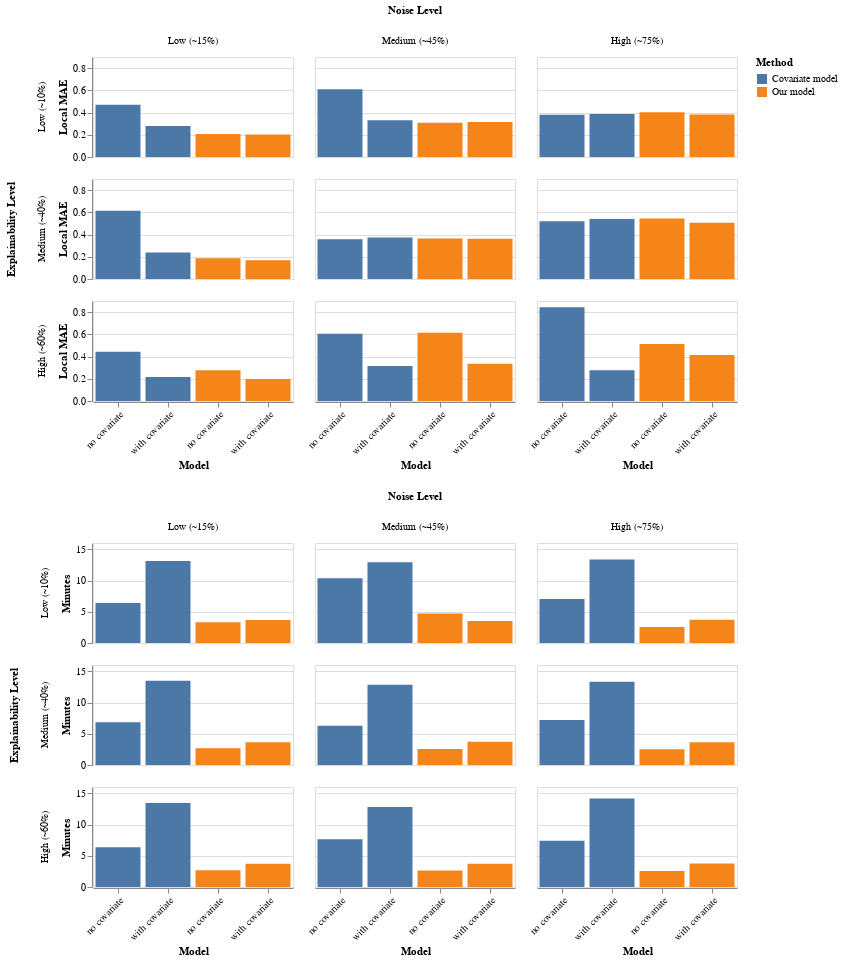

Notebook cell for this chart:
### Code cell
plots = []
relabel = ""
for idx, param in zip(df["Partial Index"], df["Config"]):
    relabel += f"datum.label == {idx} ? '{param}' :"
relabel += "'NA'"
for field in ["Local MAE", "Local MSE", "Global MAE", "Global MSE", "Minutes"]:
    plots.append(alt.Chart(df).mark_bar().encode(
        x = alt.X(
            field="Partial Index",
            type="nominal",
            title="Model",
            axis=alt.Axis(labelExpr=relabel, labelAngle=-45),
            sort=alt.Sort(field="Index"),
        ),
        y = alt.Y(field=field, type="quantitative"),
        color = alt.Column(
            field="Method",
            sort=alt.Sort(field="Index"),
            title="Method",
        ),
    ).properties(
        width=200,
        height=100,
    ).facet(
        row=alt.Row(field="Explainability Level", sort=alt.Sort(field="Index")),
        column=alt.Column(field="Noise Level", sort=alt.Sort(field="Index")),
    ))
plots[0] & plots[4]

### Figure 1 — Vega-Lite specification as saved in the notebook (floating-point values rounded to 4 significant figures)
{"config": {"view": {"continuousWidth": 300, "continuousHeight": 300}}, "vconcat": [{"facet": {"column": {"field": "Noise Level", "sort": {"field": "Index"}}, "row": {"field": "Explainability Level", "sort": {"field": "Index"}}}, "spec": {"mark": {"type": "bar"}, "encoding": {"color": {"field": "Method", "sort": {"field": "Index"}, "title": "Method"}, "x": {"axis": {"labelAngle": -45, "labelExpr": "datum.label == 0 ? 'no covariate' :datum.label == 1 ? 'with covariate' :datum.label == 0 ? 'no covariate' :datum.label == 1 ? 'with covariate' :datum.label == 0 ? 'no covariate' :datum.label == 1 ? 'with covariate' :datum.label == 0 ? 'no covariate' :datum.label == 1 ? 'with covariate' :datum.label == 0 ? 'no covariate' :datum.label == 1 ? 'with covariate' :datum.label == 0 ? 'no covariate' :datum.label == 1 ? 'with covariate' :datum.label == 0 ? 'no covariate' :datum.label == 1 ? 'with covariate' :datum.label == 0 ? 'no covariate' :datum.label == 1 ? 'with covariate' :datum.label == 0 ? 'no covariate' :datum.label == 1 ? 'with covariate' :datum.label == 2 ? 'no covariate' :datum.label == 3 ? 'with covariate' :datum.label == 2 ? 'no covariate' :datum.label == 3 ? 'with covariate' :datum.label == 2 ? 'no covariate' :datum.label == 3 ? 'with covariate' :datum.label == 2 ? 'no covariate' :datum.label == 3 ? 'with covariate' :datum.label == 2 ? 'no covariate' :datum.label == 3 ? 'with covariate' :datum.label == 2 ? 'no covariate' :datum.label == 3 ? 'with covariate' :datum.label == 2 ? 'no covariate' :datum.label == 3 ? 'with covariate' :datum.label == 2 ? 'no covariate' :datum.label == 3 ? 'with covariate' :datum.label == 2 ? 'no covariate' :datum.label == 3 ? 'with covariate' :'NA'"}, "field": "Partial Index", "sort": {"field": "Index"}, "title": "Model", "type": "nominal"}, "y": {"field": "Local MAE", "type": "quantitative"}}, "height": 100, "width": 200}}, {"facet": {"column": {"field": "Noise Level", "sort": {"field": "Index"}}, "row": {"field": "Explainability Level", "sort": {"field": "Index"}}}, "spec": {"mark": {"type": "bar"}, "encoding": {"color": {"field": "Method", "sort": {"field": "Index"}, "title": "Method"}, "x": {"axis": {"labelAngle": -45, "labelExpr": "datum.label == 0 ? 'no covariate' :datum.label == 1 ? 'with covariate' :datum.label == 0 ? 'no covariate' :datum.label == 1 ? 'with covariate' :datum.label == 0 ? 'no covariate' :datum.label == 1 ? 'with covariate' :datum.label == 0 ? 'no covariate' :datum.label == 1 ? 'with covariate' :datum.label == 0 ? 'no covariate' :datum.label == 1 ? 'with covariate' :datum.label == 0 ? 'no covariate' :datum.label == 1 ? 'with covariate' :datum.label == 0 ? 'no covariate' :datum.label == 1 ? 'with covariate' :datum.label == 0 ? 'no covariate' :datum.label == 1 ? 'with covariate' :datum.label == 0 ? 'no covariate' :datum.label == 1 ? 'with covariate' :datum.label == 2 ? 'no covariate' :datum.label == 3 ? 'with covariate' :datum.label == 2 ? 'no covariate' :datum.label == 3 ? 'with covariate' :datum.label == 2 ? 'no covariate' :datum.label == 3 ? 'with covariate' :datum.label == 2 ? 'no covariate' :datum.label == 3 ? 'with covariate' :datum.label == 2 ? 'no covariate' :datum.label == 3 ? 'with covariate' :datum.label == 2 ? 'no covariate' :datum.label == 3 ? 'with covariate' :datum.label == 2 ? 'no covariate' :datum.label == 3 ? 'with covariate' :datum.label == 2 ? 'no covariate' :datum.label == 3 ? 'with covariate' :datum.label == 2 ? 'no covariate' :datum.label == 3 ? 'with covariate' :'NA'"}, "field": "Partial Index", "sort": {"field": "Index"}, "title": "Model", "type": "nominal"}, "y": {"field": "Minutes", "type": "quantitative"}}, "height": 100, "width": 200}}], "data": {"name": "data-dabf55b2aeb15c6c8f736b5993df3df3"}, "$schema": "https://vega.github.io/schema/vega-lite/v5.20.1.json", "datasets": {"data-dabf55b2aeb15c6c8f736b5993df3df3": [{"Model": "covariate, no covariate", "Execution time": 383.8, "Local MAE": 0.4712, "Local MSE": 0.03892, "Global MAE": 0.4234, "Global MSE": 0.128, "MCMC": true, "Iterations": 2000, "Burned": 30000, "Chains": 4, "Thinning": 10, "BUGS": "JAGS", "Noise": 0.1691, "Explainability": 0.08358, "Method": "Covariate model", "Config": "no covariate", "Method Position": 1, "Config Position": 2, "Index": 0, "Minutes": 6.397, "Partial Index": 0, "Explainability Level": "Low (~10%)", "Noise Level": "Low (~15%)"}, {"Model": "covariate, with covariate", "Execution time": 786.9, "Local MAE": 0.2789, "Local MSE": 0.02469, "Global MAE": 0.2388, "Global MSE": 0.07057, "MCMC": true, "Iterations": 2000, "Burned": 30000, "Chains": 4, "Thinning": 10, "BUGS": "JAGS", "Noise": 0.1691, "Explainability": 0.08358, "Method": "Covariate model", "Config": "with covariate", "Method Position": 1, "Config Position": 3, "Index": 1, "Minutes": 13.11, "Partial Index": 1, "Explainability Level": "Low (~10%)", "Noise Level": "Low (~15%)"}, {"Model": "covariate, no covariate", "Execution time": 410.9, "Local MAE": 0.6151, "Local MSE": 0.05511, "Global MAE": 0.556, "Global MSE": 0.1906, "MCMC": true, "Iterations": 2000, "Burned": 30000, "Chains": 4, "Thinning": 10, "BUGS": "JAGS", "Noise": 0.1623, "Explainability": 0.3946, "Method": "Covariate model", "Config": "no covariate", "Method Position": 1, "Config Position": 6, "Index": 2, "Minutes": 6.849, "Partial Index": 0, "Explainability Level": "Medium (~40%)", "Noise Level": "Low (~15%)"}, {"Model": "covariate, with covariate", "Execution time": 810.0, "Local MAE": 0.2381, "Local MSE": 0.02227, "Global MAE": 0.1936, "Global MSE": 0.0602, "MCMC": true, "Iterations": 2000, "Burned": 30000, "Chains": 4, "Thinning": 10, "BUGS": "JAGS", "Noise": 0.1623, "Explainability": 0.3946, "Method": "Covariate model", "Config": "with covariate", "Method Position": 1, "Config Position": 7, "Index": 3, "Minutes": 13.5, "Partial Index": 1, "Explainability Level": "Medium (~40%)", "Noise Level": "Low (~15%)"}, {"Model": "covariate, no covariate", "Execution time": 381.2, "Local MAE": 0.4435, "Local MSE": 0.03254, "Global MAE": 0.3159, "Global MSE": 0.08879, "MCMC": true, "Iterations": 2000, "Burned": 30000, "Chains": 4, "Thinning": 10, "BUGS": "JAGS", "Noise": 0.1559, "Explainability": 0.6998, "Method": "Covariate model", "Config": "no covariate", "Method Position": 1, "Config Position": 10, "Index": 4, "Minutes": 6.354, "Partial Index": 0, "Explainability Level": "High (~60%)", "Noise Level": "Low (~15%)"}, {"Model": "covariate, with covariate", "Execution time": 805.3, "Local MAE": 0.2153, "Local MSE": 0.01939, "Global MAE": 0.1645, "Global MSE": 0.04664, "MCMC": true, "Iterations": 2000, "Burned": 30000, "Chains": 4, "Thinning": 10, "BUGS": "JAGS", "Noise": 0.1559, "Explainability": 0.6998, "Method": "Covariate model", "Config": "with covariate", "Method Position": 1, "Config Position": 11, "Index": 5, "Minutes": 13.42, "Partial Index": 1, "Explainability Level": "High (~60%)", "Noise Level": "Low (~15%)"}, {"Model": "covariate, no covariate", "Execution time": 622.0, "Local MAE": 0.6099, "Local MSE": 0.06139, "Global MAE": 0.4694, "Global MSE": 0.1994, "MCMC": true, "Iterations": 2000, "Burned": 30000, "Chains": 4, "Thinning": 10, "BUGS": "JAGS", "Noise": 0.4782, "Explainability": 0.1013, "Method": "Covariate model", "Config": "no covariate", "Method Position": 1, "Config Position": 14, "Index": 6, "Minutes": 10.37, "Partial Index": 0, "Explainability Level": "Low (~10%)", "Noise Level": "Medium (~45%)"}, {"Model": "covariate, with covariate", "Execution time": 776.0, "Local MAE": 0.3316, "Local MSE": 0.0285, "Global MAE": 0.2114, "Global MSE": 0.05934, "MCMC": true, "Iterations": 2000, "Burned": 30000, "Chains": 4, "Thinning": 10, "BUGS": "JAGS", "Noise": 0.4782, "Explainability": 0.1013, "Method": "Covariate model", "Config": "with covariate", "Method Position": 1, "Config Position": 15, "Index": 7, "Minutes": 12.93, "Partial Index": 1, "Explainability Level": "Low (~10%)", "Noise Level": "Medium (~45%)"}, {"Model": "covariate, no covariate", "Execution time": 377.7, "Local MAE": 0.3574, "Local MSE": 0.05654, "Global MAE": 0.286, "Global MSE": 0.09141, "MCMC": true, "Iterations": 2000, "Burned": 30000, "Chains": 4, "Thinning": 10, "BUGS": "JAGS", "Noise": 0.466, "Explainability": 0.4643, "Method": "Covariate model", "Config": "no covariate", "Method Position": 1, "Config Position": 18, "Index": 8, "Minutes": 6.295, "Partial Index": 0, "Explainability Level": "Medium (~40%)", "Noise Level": "Medium (~45%)"}, {"Model": "covariate, with covariate", "Execution time": 770.6, "Local MAE": 0.3745, "Local MSE": 0.05528, "Global MAE": 0.2025, "Global MSE": 0.07326, "MCMC": true, "Iterations": 2000, "Burned": 30000, "Chains": 4, "Thinning": 10, "BUGS": "JAGS", "Noise": 0.466, "Explainability": 0.4643, "Method": "Covariate model", "Config": "with covariate", "Method Position": 1, "Config Position": 19, "Index": 9, "Minutes": 12.84, "Partial Index": 1, "Explainability Level": "Medium (~40%)", "Noise Level": "Medium (~45%)"}, {"Model": "covariate, no covariate", "Execution time": 458.4, "Local MAE": 0.6063, "Local MSE": 0.04885, "Global MAE": 0.2846, "Global MSE": 0.0874, "MCMC": true, "Iterations": 2000, "Burned": 30000, "Chains": 4, "Thinning": 10, "BUGS": "JAGS", "Noise": 0.46, "Explainability": 0.6375, "Method": "Covariate model", "Config": "no covariate", "Method Position": 1, "Config Position": 22, "Index": 10, "Minutes": 7.64, "Partial Index": 0, "Explainability Level": "High (~60%)", "Noise Level": "Medium (~45%)"}, {"Model": "covariate, with covariate", "Execution time": 768.4, "Local MAE": 0.3148, "Local MSE": 0.03075, "Global MAE": 0.2641, "Global MSE": 0.07788, "MCMC": true, "Iterations": 2000, "Burned": 30000, "Chains": 4, "Thinning": 10, "BUGS": "JAGS", "Noise": 0.46, "Explainability": 0.6375, "Method": "Covariate model", "Config": "with covariate", "Method Position": 1, "Config Position": 23, "Index": 11, "Minutes": 12.81, "Partial Index": 1, "Explainability Level": "High (~60%)", "Noise Level": "Medium (~45%)"}, {"Model": "covariate, no covariate", "Execution time": 421.4, "Local MAE": 0.3797, "Local MSE": 0.02472, "Global MAE": 0.1634, "Global MSE": 0.05019, "MCMC": true, "Iterations": 2000, "Burned": 30000, "Chains": 4, "Thinning": 10, "BUGS": "JAGS", "Noise": 0.8092, "Explainability": 0.1084, "Method": "Covariate model", "Config": "no covariate", "Method Position": 1, "Config Position": 26, "Index": 12, "Minutes": 7.023, "Partial Index": 0, "Explainability Level": "Low (~10%)", "Noise Level": "High (~75%)"}, {"Model": "covariate, with covariate", "Execution time": 802.3, "Local MAE": 0.3876, "Local MSE": 0.02542, "Global MAE": 0.1461, "Global MSE": 0.04566, "MCMC": true, "Iterations": 2000, "Burned": 30000, "Chains": 4, "Thinning": 10, "BUGS": "JAGS", "Noise": 0.8092, "Explainability": 0.1084, "Method": "Covariate model", "Config": "with covariate", "Method Position": 1, "Config Position": 27, "Index": 13, "Minutes": 13.37, "Partial Index": 1, "Explainability Level": "Low (~10%)", "Noise Level": "High (~75%)"}, {"Model": "covariate, no covariate", "Execution time": 432.0, "Local MAE": 0.5203, "Local MSE": 0.06647, "Global MAE": 0.3606, "Global MSE": 0.1264, "MCMC": true, "Iterations": 2000, "Burned": 30000, "Chains": 4, "Thinning": 10, "BUGS": "JAGS", "Noise": 0.774, "Explainability": 0.4512, "Method": "Covariate model", "Config": "no covariate", "Method Position": 1, "Config Position": 30, "Index": 14, "Minutes": 7.201, "Partial Index": 0, "Explainability Level": "Medium (~40%)", "Noise Level": "High (~75%)"}, {"Model": "covariate, with covariate", "Execution time": 798.6, "Local MAE": 0.5397, "Local MSE": 0.06593, "Global MAE": 0.3298, "Global MSE": 0.1162, "MCMC": true, "Iterations": 2000, "Burned": 30000, "Chains": 4, "Thinning": 10, "BUGS": "JAGS", "Noise": 0.774, "Explainability": 0.4512, "Method": "Covariate model", "Config": "with covariate", "Method Position": 1, "Config Position": 31, "Index": 15, "Minutes": 13.31, "Partial Index": 1, "Explainability Level": "Medium (~40%)", "Noise Level": "High (~75%)"}, {"Model": "covariate, no covariate", "Execution time": 443.8, "Local MAE": 0.8427, "Local MSE": 0.07932, "Global MAE": 0.2696, "Global MSE": 0.08197, "MCMC": true, "Iterations": 2000, "Burned": 30000, "Chains": 4, "Thinning": 10, "BUGS": "JAGS", "Noise": 0.6283, "Explainability": 0.5586, "Method": "Covariate model", "Config": "no covariate", "Method Position": 1, "Config Position": 34, "Index": 16, "Minutes": 7.396, "Partial Index": 0, "Explainability Level": "High (~60%)", "Noise Level": "High (~75%)"}, {"Model": "covariate, with covariate", "Execution time": 850.4, "Local MAE": 0.2765, "Local MSE": 0.04295, "Global MAE": 0.1541, "Global MSE": 0.04692, "MCMC": true, "Iterations": 2000, "Burned": 30000, "Chains": 4, "Thinning": 10, "BUGS": "JAGS", "Noise": 0.6283, "Explainability": 0.5586, "Method": "Covariate model", "Config": "with covariate", "Method Position": 1, "Config Position": 35, "Index": 17, "Minutes": 14.17, "Partial Index": 1, "Explainability Level": "High (~60%)", "Noise Level": "High (~75%)"}, {"Model": "logit covariate, no covariate", "Execution time": 198.7, "Local MAE": 0.2068, "Local MSE": 0.01893, "Global MAE": 0.1349, "Global MSE": 0.04461, "MCMC": true, "Iterations": 2000, "Burned": 30000, "Chains": 4, "Thinning": 10, "BUGS": "JAGS", "Noise": 0.1691, "Explainability": 0.08358, "Method": "Our model", "Config": "no covariate", "Method Position": 6, "Config Position": 0, "Index": 18, "Minutes": 3.311, "Partial Index": 2, "Explainability Level": "Low (~10%)", "Noise Level": "Low (~15%)"}, {"Model": "logit covariate, with covariate", "Execution time": 220.2, "Local MAE": 0.2036, "Local MSE": 0.01888, "Global MAE": 0.1414, "Global MSE": 0.04601, "MCMC": true, "Iterations": 2000, "Burned": 30000, "Chains": 4, "Thinning": 10, "BUGS": "JAGS", "Noise": 0.1691, "Explainability": 0.08358, "Method": "Our model", "Config": "with covariate", "Method Position": 6, "Config Position": 1, "Index": 19, "Minutes": 3.669, "Partial Index": 3, "Explainability Level": "Low (~10%)", "Noise Level": "Low (~15%)"}, {"Model": "logit covariate, no covariate", "Execution time": 161.2, "Local MAE": 0.1875, "Local MSE": 0.01851, "Global MAE": 0.1452, "Global MSE": 0.04166, "MCMC": true, "Iterations": 2000, "Burned": 30000, "Chains": 4, "Thinning": 10, "BUGS": "JAGS", "Noise": 0.1623, "Explainability": 0.3946, "Method": "Our model", "Config": "no covariate", "Method Position": 6, "Config Position": 4, "Index": 20, "Minutes": 2.686, "Partial Index": 2, "Explainability Level": "Medium (~40%)", "Noise Level": "Low (~15%)"}, {"Model": "logit covariate, with covariate", "Execution time": 218.4, "Local MAE": 0.1682, "Local MSE": 0.01594, "Global MAE": 0.1176, "Global MSE": 0.03464, "MCMC": true, "Iterations": 2000, "Burned": 30000, "Chains": 4, "Thinning": 10, "BUGS": "JAGS", "Noise": 0.1623, "Explainability": 0.3946, "Method": "Our model", "Config": "with covariate", "Method Position": 6, "Config Position": 5, "Index": 21, "Minutes": 3.64, "Partial Index": 3, "Explainability Level": "Medium (~40%)", "Noise Level": "Low (~15%)"}, {"Model": "logit covariate, no covariate", "Execution time": 161.4, "Local MAE": 0.2768, "Local MSE": 0.02432, "Global MAE": 0.1092, "Global MSE": 0.03105, "MCMC": true, "Iterations": 2000, "Burned": 30000, "Chains": 4, "Thinning": 10, "BUGS": "JAGS", "Noise": 0.1559, "Explainability": 0.6998, "Method": "Our model", "Config": "no covariate", "Method Position": 6, "Config Position": 8, "Index": 22, "Minutes": 2.69, "Partial Index": 2, "Explainability Level": "High (~60%)", "Noise Level": "Low (~15%)"}, {"Model": "logit covariate, with covariate", "Execution time": 223.4, "Local MAE": 0.1989, "Local MSE": 0.01834, "Global MAE": 0.1338, "Global MSE": 0.04092, "MCMC": true, "Iterations": 2000, "Burned": 30000, "Chains": 4, "Thinning": 10, "BUGS": "JAGS", "Noise": 0.1559, "Explainability": 0.6998, "Method": "Our model", "Config": "with covariate", "Method Position": 6, "Config Position": 9, "Index": 23, "Minutes": 3.724, "Partial Index": 3, "Explainability Level": "High (~60%)", "Noise Level": "Low (~15%)"}, {"Model": "logit covariate, no covariate", "Execution time": 282.8, "Local MAE": 0.3072, "Local MSE": 0.02716, "Global MAE": 0.1519, "Global MSE": 0.04562, "MCMC": true, "Iterations": 2000, "Burned": 30000, "Chains": 4, "Thinning": 10, "BUGS": "JAGS", "Noise": 0.4782, "Explainability": 0.1013, "Method": "Our model", "Config": "no covariate", "Method Position": 6, "Config Position": 12, "Index": 24, "Minutes": 4.714, "Partial Index": 2, "Explainability Level": "Low (~10%)", "Noise Level": "Medium (~45%)"}, {"Model": "logit covariate, with covariate", "Execution time": 212.2, "Local MAE": 0.314, "Local MSE": 0.02705, "Global MAE": 0.1531, "Global MSE": 0.04589, "MCMC": true, "Iterations": 2000, "Burned": 30000, "Chains": 4, "Thinning": 10, "BUGS": "JAGS", "Noise": 0.4782, "Explainability": 0.1013, "Method": "Our model", "Config": "with covariate", "Method Position": 6, "Config Position": 13, "Index": 25, "Minutes": 3.536, "Partial Index": 3, "Explainability Level": "Low (~10%)", "Noise Level": "Medium (~45%)"}, {"Model": "logit covariate, no covariate", "Execution time": 154.1, "Local MAE": 0.365, "Local MSE": 0.05486, "Global MAE": 0.2396, "Global MSE": 0.07607, "MCMC": true, "Iterations": 2000, "Burned": 30000, "Chains": 4, "Thinning": 10, "BUGS": "JAGS", "Noise": 0.466, "Explainability": 0.4643, "Method": "Our model", "Config": "no covariate", "Method Position": 6, "Config Position": 16, "Index": 26, "Minutes": 2.569, "Partial Index": 2, "Explainability Level": "Medium (~40%)", "Noise Level": "Medium (~45%)"}, {"Model": "logit covariate, with covariate", "Execution time": 223.2, "Local MAE": 0.3619, "Local MSE": 0.05346, "Global MAE": 0.2142, "Global MSE": 0.06713, "MCMC": true, "Iterations": 2000, "Burned": 30000, "Chains": 4, "Thinning": 10, "BUGS": "JAGS", "Noise": 0.466, "Explainability": 0.4643, "Method": "Our model", "Config": "with covariate", "Method Position": 6, "Config Position": 17, "Index": 27, "Minutes": 3.72, "Partial Index": 3, "Explainability Level": "Medium (~40%)", "Noise Level": "Medium (~45%)"}, {"Model": "logit covariate, no covariate", "Execution time": 157.5, "Local MAE": 0.6148, "Local MSE": 0.05307, "Global MAE": 0.2961, "Global MSE": 0.08878, "MCMC": true, "Iterations": 2000, "Burned": 30000, "Chains": 4, "Thinning": 10, "BUGS": "JAGS", "Noise": 0.46, "Explainability": 0.6375, "Method": "Our model", "Config": "no covariate", "Method Position": 6, "Config Position": 20, "Index": 28, "Minutes": 2.624, "Partial Index": 2, "Explainability Level": "High (~60%)", "Noise Level": "Medium (~45%)"}, {"Model": "logit covariate, with covariate", "Execution time": 223.6, "Local MAE": 0.3344, "Local MSE": 0.02789, "Global MAE": 0.136, "Global MSE": 0.03974, "MCMC": true, "Iterations": 2000, "Burned": 30000, "Chains": 4, "Thinning": 10, "BUGS": "JAGS", "Noise": 0.46, "Explainability": 0.6375, "Method": "Our model", "Config": "with covariate", "Method Position": 6, "Config Position": 21, "Index": 29, "Minutes": 3.726, "Partial Index": 3, "Explainability Level": "High (~60%)", "Noise Level": "Medium (~45%)"}, {"Model": "logit covariate, no covariate", "Execution time": 153.6, "Local MAE": 0.4029, "Local MSE": 0.02515, "Global MAE": 0.1347, "Global MSE": 0.03676, "MCMC": true, "Iterations": 2000, "Burned": 30000, "Chains": 4, "Thinning": 10, "BUGS": "JAGS", "Noise": 0.8092, "Explainability": 0.1084, "Method": "Our model", "Config": "no covariate", "Method Position": 6, "Config Position": 24, "Index": 30, "Minutes": 2.559, "Partial Index": 2, "Explainability Level": "Low (~10%)", "Noise Level": "High (~75%)"}, {"Model": "logit covariate, with covariate", "Execution time": 222.1, "Local MAE": 0.3822, "Local MSE": 0.02483, "Global MAE": 0.1458, "Global MSE": 0.04173, "MCMC": true, "Iterations": 2000, "Burned": 30000, "Chains": 4, "Thinning": 10, "BUGS": "JAGS", "Noise": 0.8092, "Explainability": 0.1084, "Method": "Our model", "Config": "with covariate", "Method Position": 6, "Config Position": 25, "Index": 31, "Minutes": 3.702, "Partial Index": 3, "Explainability Level": "Low (~10%)", "Noise Level": "High (~75%)"}, {"Model": "logit covariate, no covariate", "Execution time": 150.9, "Local MAE": 0.5442, "Local MSE": 0.06369, "Global MAE": 0.3027, "Global MSE": 0.1021, "MCMC": true, "Iterations": 2000, "Burned": 30000, "Chains": 4, "Thinning": 10, "BUGS": "JAGS", "Noise": 0.774, "Explainability": 0.4512, "Method": "Our model", "Config": "no covariate", "Method Position": 6, "Config Position": 28, "Index": 32, "Minutes": 2.515, "Partial Index": 2, "Explainability Level": "Medium (~40%)", "Noise Level": "High (~75%)"}, {"Model": "logit covariate, with covariate", "Execution time": 217.3, "Local MAE": 0.5071, "Local MSE": 0.06021, "Global MAE": 0.2939, "Global MSE": 0.09755, "MCMC": true, "Iterations": 2000, "Burned": 30000, "Chains": 4, "Thinning": 10, "BUGS": "JAGS", "Noise": 0.774, "Explainability": 0.4512, "Method": "Our model", "Config": "with covariate", "Method Position": 6, "Config Position": 29, "Index": 33, "Minutes": 3.622, "Partial Index": 3, "Explainability Level": "Medium (~40%)", "Noise Level": "High (~75%)"}, {"Model": "logit covariate, no covariate", "Execution time": 154.0, "Local MAE": 0.5127, "Local MSE": 0.05492, "Global MAE": 0.2713, "Global MSE": 0.1031, "MCMC": true, "Iterations": 2000, "Burned": 30000, "Chains": 4, "Thinning": 10, "BUGS": "JAGS", "Noise": 0.6283, "Explainability": 0.5586, "Method": "Our model", "Config": "no covariate", "Method Position": 6, "Config Position": 32, "Index": 34, "Minutes": 2.567, "Partial Index": 2, "Explainability Level": "High (~60%)", "Noise Level": "High (~75%)"}, {"Model": "logit covariate, with covariate", "Execution time": 224.5, "Local MAE": 0.413, "Local MSE": 0.03814, "Global MAE": 0.1739, "Global MSE": 0.05232, "MCMC": true, "Iterations": 2000, "Burned": 30000, "Chains": 4, "Thinning": 10, "BUGS": "JAGS", "Noise": 0.6283, "Explainability": 0.5586, "Method": "Our model", "Config": "with covariate", "Method Position": 6, "Config Position": 33, "Index": 35, "Minutes": 3.741, "Partial Index": 3, "Explainability Level": "High (~60%)", "Noise Level": "High (~75%)"}]}}
